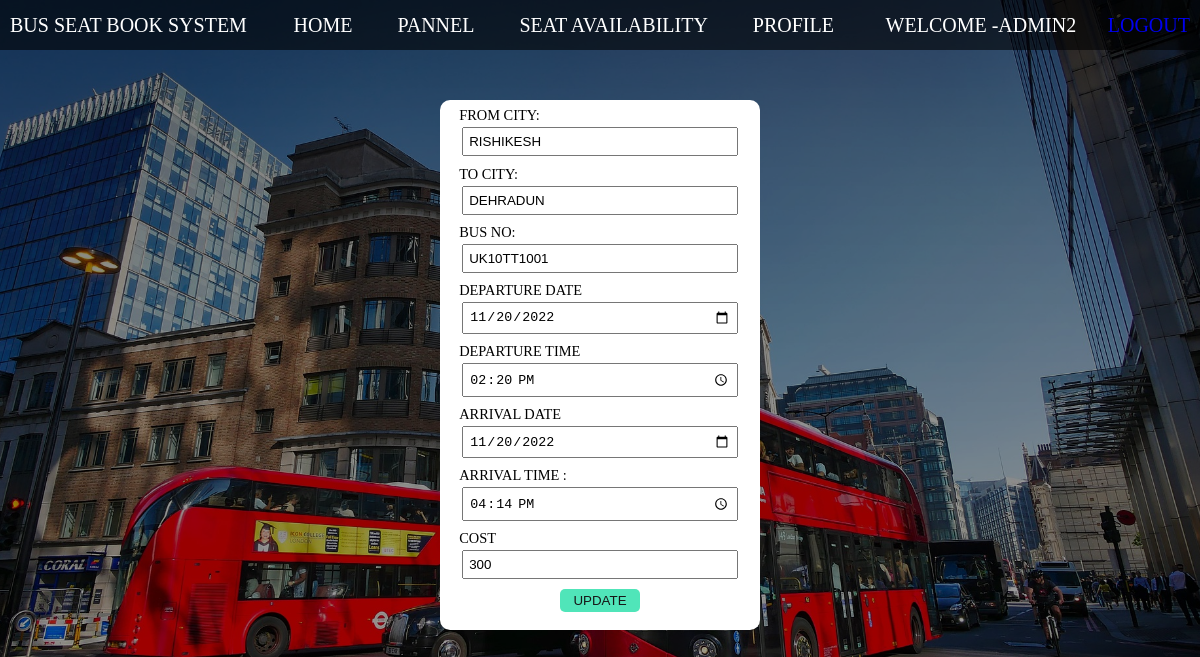
Screenshot of /update.php?id=37 (signed in) with the database file from the repository.
### tables this page shows
CREATE TABLE `routes` (
  `id` int(100) NOT NULL,
  `route_id` varchar(255) NOT NULL,
  `bus_no` varchar(155) NOT NULL,
  `fromcity` varchar(255) NOT NULL,
  `tocity` varchar(255) NOT NULL,
  `route_cities` varchar(255) NOT NULL,
  `route_dep_date` date NOT NULL,
  `route_dep_time` time NOT NULL,
  `route_arr_date` date NOT NULL,
  `route_arr_time` time NOT NULL,
  `cost` int(100) NOT NULL,
  `route_created` datetime NOT NULL DEFAULT current_timestamp()
);

### update.php (the view, shortened to what this page needs)
<?php
if (strlen($_SESSION['Adminname']) == 0) {
  header("location:admin.php");
} else {
?>
  <!DOCTYPE html>
  <html lang="en">
  <head>
    <link rel="stylesheet" href="./css/style.css">
  </head>
  <body>
    <?php require  "partials/_navbaradmin.php"; ?>
    <section class="container">
      <div class="update-box">
        <?php
        $id = $_GET['id'];
        $query = "SELECT * FROM `routes` WHERE `id` = $id";
        $resultdata = mysqli_query($conn, $query);
        while ($row = mysqli_fetch_assoc($resultdata)) {
          $fromcity = $row["fromcity"];
          $tocity = $row["tocity"];
          $busno = $row["bus_no"];
          $route_dep_date = $row["route_dep_date"];
          $route_dep_time = $row['route_dep_time'];
          $route_arr_date = $row["route_arr_date"];
          $route_arr_time = $row['route_arr_time'];
          $cost = $row["cost"];
        }
        ?>
        <form action="update.php" method="post">
          <div>
            <label for="fromcity"> From City:</label>
            <input type="text" id="fromcity" name="fromcity" value="<?php echo $fromcity ?>" class="pop-intext">
          </div>
          <div>
            <label for="tocity"> To City:</label>
            <input type="text" id="tocity" name="tocity" value="<?php echo $tocity ?>" class="pop-intext">
          </div>
          <div>
            <label for="busno">Bus no:</label>
            <input type="text" name="busno" id="busno" value="<?php echo $busno ?>" readonly>
          </div>
          <div>
            <label for="dep_date"> DEPARTURE DATE</label>
            <input type="date" name="dep_date" id="dep_date" value="<?php echo $route_dep_date ?>" required>
          </div>
          <div>
            <label for="time">DEPARTURE TIME </label>
            <input type="time" id="time" name="dep_time" value="<?php echo $route_dep_time ?>" class="pop-intext">
          </div>
          <div>
            <label for="dur_time">ARRIVAL DATE </label>
            <input type="date" id="arr_date" name="arr_date" value="<?php echo $route_arr_date ?>" required>
          </div>
          <div>
            <label for="arr_time">ARRIVAL TIME :</label>
            <input type="time" id="time" name="arr_time" value="<?php echo $route_arr_time ?>" class="pop-intext">
          </div>
          <div>
            <label for="cost"> cost</label>
            <input type="number" id="cost" name="cost" value="<?php echo $cost ?>" class="pop-intext">
          </div>
          <div id="update-btn">
            <button type="submit" id="edit_btn" value="edit" name="edit">UPDATE</button>
          </div>
        </form>
      </div>
    </section>
  </body>
  </html>
<?php
};
?>

### css/style.css (style rules this page uses)
* { box-sizing: border-box; margin: 0px; padding: 0px; }
body { overflow-x: hidden; }
input[type="date"] { color: rgb(0, 0, 0); }
input[type="time"] { color: rgb(0, 0, 0); }
body { background: linear-gradient(rgba(0, 0, 0, 0.507),rgba(0, 0, 0, 0.374)), url('../image/newbus.jpg') no-repeat center center fixed; background-size: cover; }
.container { height: 77vh; display: flex; justify-content: center; align-items: center; }
.update-box { position: absolute; top: 100px; width: 20rem; height: 33.1rem; padding: 4px 16px; border-radius:10px; background-color: rgb(255, 255, 255); text-transform: uppercase; font-size:0.9rem; }
.update-box form div { padding: 0.2rem; display: flex; flex-direction: column; }
.update-box input { padding: 5px; margin: 3px; }
.update-box #edit_btn { padding: 4px; width: 5rem; margin: 0 auto; background-color: #50e5b9; border: none; border-radius: 5px; color: rgb(23, 22, 22); }

### rows the page displays
routes: fromcity "RISHIKESH", tocity "DEHRADUN", busno "UK10TT1001", dep_date "11/20/2022", dep_time "14:20:00", arr_date "11/20/2022", arr_time "16:14:00", cost "300"

### other values shown
$_SESSION["Adminname"] "ADMIN2"
